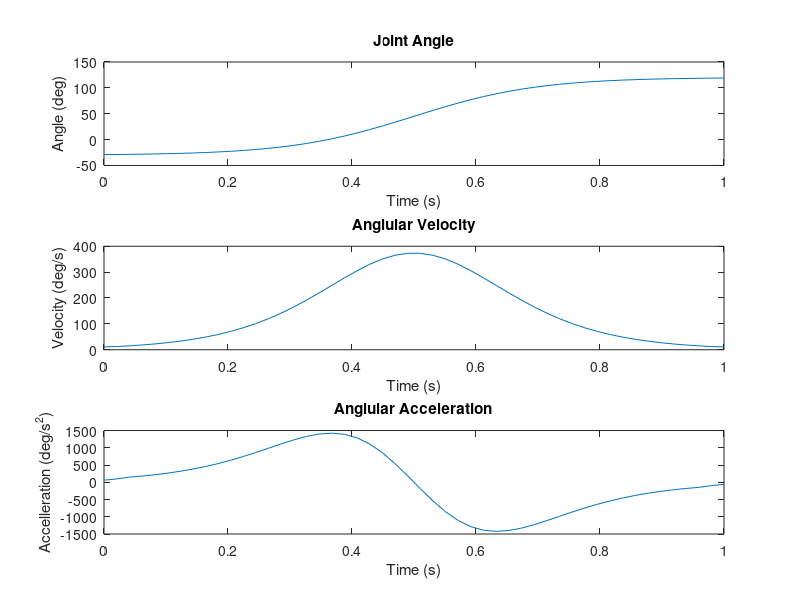

MATLAB code to generate this figure:
 %% BMEG301 Reverse Dynamic Solution For Device 3
% Authors: Bailey Phillips, Matthew Nuske, Oliver Michels, and Kyan Phillips

%% Assumptions

% The thigh is consider to be pivoted at the hip joint and has one DoF in flexion-extension. 
% Distal limb (shank) is fixed such that the longitudinal axis line up. 
% All other limbs can be ignored.

clc, clear

%% Parameters

% Subject Paramters
gender = 2; % 1 for female, 2 for male
weight = 85; % Total body mass of subject in 'kg'
height = 1.84; % Total body height of subject in 'm'


%% Segment Factor Tables

% Segment factors based of De lava Table
% [Mass factor   Length factor   COM factor  Radius of Gyration factor]

% Female factors
segment_table(1).factors = [ 
0.1478  368.5/1735  0.3612  0.369;  % Thigh (female)
0.0481  432.3/1735  0.4416  0.271   % Shank (female)
];

% Male factors
segment_table(2).factors = [
0.1416  422.2/1741  0.4095  0.329;  % Thigh (male)
0.0433  434.0/1741  0.4459  0.255   % Shank (male)
];  


%% TASK 1 
% Create Structures With All of The Model's Segment Details 

model(1).name = 'Thigh'; model(1).color = 'k';
model(2).name = 'Shank'; model(2).color = 'r';

table = sprintf('Part Name \t Mass (kg)\t Length (m)\t COM (m)\t RGyration (m)\t Inertia (kg.m^2)');
disp(table)

% Assumption: The distal limb (shank) is fixed such that longitudinal axes
% line up, thus all other limbs can be ignored
for part = 1:2

    model(part).mass = weight*segment_table(gender).factors(part,1);
    model(part).length = height*segment_table(gender).factors(part,2);
    model(part).com_local = model(part).length*segment_table(gender).factors(part,3);

   if part < 2
        model(part).com_from_O = model(part).com_local;
    else
        model(part).com_from_O = model(part).com_local + sum([model(1:part-1).length]);
    end
    model(part).rgyration = model(part).length*segment_table(gender).factors(part,4);
    model(part).inertia = model(part).mass*(model(part).rgyration).^2;
    
    t = sprintf('%s\t\t %.3f\t\t %.3f\t\t %.3f\t\t %.3f\t\t %.5f',model(part).name,...
        model(part).mass, model(part).length, model(part).com_local,...
        model(part).rgyration, model(part).inertia);
    disp(t)
end

% System Center of Mass
mass_system = sum([model(:).mass]);

% display system mass
disp(['System mass = ', num2str(mass_system), ' kg']);

r_num = [model(:).mass].*[model(:).com_from_O];
CoM_system = sum(r_num)/mass_system;
disp([newline, 'System center of mass position = ',num2str(CoM_system),' m']);

% System Inertia About The Hip
I_seg_o = [model(:).inertia] + [model(:).mass].*([model(:).com_from_O].^2);
Inertia_system = sum(I_seg_o);
disp(['System mass moment of inertia at O = ',num2str(Inertia_system),' kg.m^2']);

%% Simulation Parameters
fps = 50;                           % Frames per second 
                    % Motion duration in seconds

% These are the first things i saw for the rom of the thigh about the hip.
% we can change this if we find its different with more research - Oli
theta_min = -30 * (pi/180);           % Minimum angle at extension in rad
theta_max = 120 * (pi/180);         % Maximum angle at flexion in rad

%% TASK 2
durations=[5,3,1];

t_store = cell(length(durations),1);
theta_store = cell(length(durations),1);
omega_store = cell(length(durations),1);
alpha_store = cell(length(durations),1);
M_store = cell(length(durations),1);
P_store = cell(length(durations),1);

for i=1:length(durations)
    T_motion = durations(i);   
    % Simulation 
    Num_Frames = ceil(T_motion*fps);                        % Calculates number of frames in the simulation
    T_simulation = linspace(0, T_motion, Num_Frames);       % Creates a linearly spaced time vector for motion duration

    % Sigmoid Function To Calculate Joint Angle
    k = 10 / T_motion;                                                      % Steepness of sigmoid function (scales with the motion duration)
    s = 1 ./ (1 + exp(-k .* (T_simulation - (T_motion/2))));                % Sigmoid function
    theta = (theta_min + (theta_max - theta_min) .* s) .* (180/pi);         % Joint angle in degrees
    omega = gradient(theta,T_simulation);                                   % Angular velocity
    alpha = gradient(omega,T_simulation);                                   % Angular acceleration
    g = -9.81; % Gravity
    M_hip = (Inertia_system * alpha) - (g * CoM_system * mass_system * cosd(theta)); % Moment about Hip in Nm
    P = M_hip .* omega; % Joint power Watts

    t_store{i} = T_simulation;
    theta_store{i} = theta;
    omega_store{i} = omega;
    alpha_store{i} = alpha;
    M_store{i} = M_hip;
end
%% Plotting Results
figure;

% Joint Angle Over Time
subplot(3, 1, 1);
plot(T_simulation, theta);
ylabel('Angle (deg)');
xlabel('Time (s)')
title('Joint Angle');

% Joint Angular Velocity Over Time
subplot(3, 1, 2);
plot(T_simulation, omega)
ylabel('Velocity (deg/s)');
xlabel('Time (s)')
title('Anglular Velocity');

% Joint Angular Accelleration Over Time
subplot(3, 1, 3);
plot(T_simulation, alpha);
ylabel('Accelleration (deg/s^2)');
xlabel('Time (s)')
title('Anglular Acceleration');

%% TASK 3
